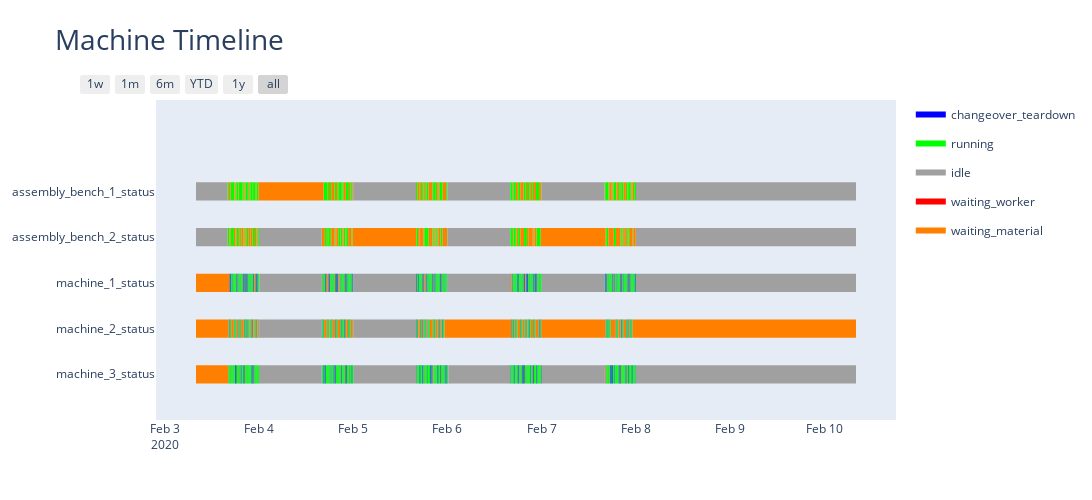

The notebook cell this image was saved under:
### Code cell
output_viewer.plot_machine_timeline(machine_df=machine_df)

### Figure 1 — Plotly figure (JSON) as saved in the notebook; plotly's stock layout.template omitted (floating-point values rounded to 4 significant figures; data arrays with more than 128 entries replaced by an {"elided": "..."} marker saying what was removed)
{"data": [{"fill": "toself", "fillcolor": "rgb(0, 0, 255)", "hoverinfo": "name", "legendgroup": "rgb(0, 0, 255)", "mode": "none", "name": "changeover_teardown", "type": "scatter", "x": {"elided": "4759 str values"}, "y": {"elided": "4759 float values"}}, {"fill": "toself", "fillcolor": "rgb(0, 255, 0)", "hoverinfo": "name", "legendgroup": "rgb(0, 255, 0)", "mode": "none", "name": "running", "type": "scatter", "x": {"elided": "5219 str values"}, "y": {"elided": "5219 float values"}}, {"fill": "toself", "fillcolor": "rgb(160, 160, 160)", "hoverinfo": "name", "legendgroup": "rgb(160, 160, 160)", "mode": "none", "name": "idle", "type": "scatter", "x": {"elided": "144 str values"}, "y": {"elided": "144 float values"}}, {"fill": "toself", "fillcolor": "rgb(255, 0, 0)", "hoverinfo": "name", "legendgroup": "rgb(255, 0, 0)", "mode": "none", "name": "waiting_worker", "type": "scatter", "x": {"elided": "494 str values"}, "y": {"elided": "494 float values"}}, {"fill": "toself", "fillcolor": "rgb(255, 128, 0)", "hoverinfo": "name", "legendgroup": "rgb(255, 128, 0)", "mode": "none", "name": "waiting_material", "type": "scatter", "x": {"elided": "934 str values"}, "y": {"elided": "934 float values"}}, {"legendgroup": "rgb(0, 0, 255)", "marker": {"color": "rgb(0, 0, 255)", "opacity": 0, "size": 1}, "mode": "markers", "name": "", "showlegend": false, "text": {"elided": "1904 null values"}, "type": "scatter", "x": {"elided": "1904 str values"}, "y": {"elided": "1904 int values"}}, {"legendgroup": "rgb(0, 255, 0)", "marker": {"color": "rgb(0, 255, 0)", "opacity": 0, "size": 1}, "mode": "markers", "name": "", "showlegend": false, "text": {"elided": "2088 null values"}, "type": "scatter", "x": {"elided": "2088 str values"}, "y": {"elided": "2088 int values"}}, {"legendgroup": "rgb(160, 160, 160)", "marker": {"color": "rgb(160, 160, 160)", "opacity": 0, "size": 1}, "mode": "markers", "name": "", "showlegend": false, "text": [null, null, null, null, null, null, null, null, null, null, null, null, null, null, null, null, null, null, null, null, null, null, null, null, null, null, null, null, null, null, null, null, null, null, null, null, null, null, null, null, null, null, null, null, null, null, null, null, null, null, null, null, null, null, null, null, null, null], "type": "scatter", "x": ["2020-02-03T08:00:00", "2020-02-03T16:00:00", "2020-02-05T00:00:00", "2020-02-05T16:00:00", "2020-02-06T00:00:00", "2020-02-06T16:00:00", "2020-02-07T00:00:00", "2020-02-07T16:00:00", "2020-02-08T00:00:00", "2020-02-08T16:00:00", "2020-02-08T16:00:00", "2020-02-09T16:00:00", "2020-02-09T16:00:00", "2020-02-10T08:00:00", "2020-02-03T08:00:00", "2020-02-03T16:00:00", "2020-02-04T00:00:00", "2020-02-04T16:00:00", "2020-02-06T00:00:00", "2020-02-06T16:00:00", "2020-02-08T00:00:00", "2020-02-08T16:00:00", "2020-02-08T16:00:00", "2020-02-09T16:00:00", "2020-02-09T16:00:00", "2020-02-10T08:00:00", "2020-02-04T00:06:43.500000", "2020-02-04T16:02:15.360000", "2020-02-05T00:00:00", "2020-02-05T16:00:00", "2020-02-06T00:00:00", "2020-02-06T16:00:00", "2020-02-07T00:01:24.300000", "2020-02-07T16:00:00", "2020-02-08T00:00:00", "2020-02-08T16:00:00", "2020-02-08T16:00:00", "2020-02-09T16:00:00", "2020-02-09T16:00:00", "2020-02-10T08:00:00", "2020-02-04T00:04:26.760000", "2020-02-04T16:00:00", "2020-02-05T00:02:16.440000", "2020-02-05T16:00:00", "2020-02-04T00:00:55.500000", "2020-02-04T16:00:00", "2020-02-05T00:08:33.779999999", "2020-02-05T16:04:03.840000", "2020-02-06T00:14:03.360000", "2020-02-06T16:00:00", "2020-02-07T00:00:00", "2020-02-07T16:00:00", "2020-02-08T00:00:00", "2020-02-08T16:00:00", "2020-02-08T16:00:00", "2020-02-09T16:00:00", "2020-02-09T16:00:00", "2020-02-10T08:00:00"], "y": [4, 4, 4, 4, 4, 4, 4, 4, 4, 4, 4, 4, 4, 4, 3, 3, 3, 3, 3, 3, 3, 3, 3, 3, 3, 3, 2, 2, 2, 2, 2, 2, 2, 2, 2, 2, 2, 2, 2, 2, 1, 1, 1, 1, 0, 0, 0, 0, 0, 0, 0, 0, 0, 0, 0, 0, 0, 0]}, {"legendgroup": "rgb(255, 0, 0)", "marker": {"color": "rgb(255, 0, 0)", "opacity": 0, "size": 1}, "mode": "markers", "name": "", "showlegend": false, "text": {"elided": "198 null values"}, "type": "scatter", "x": {"elided": "198 str values"}, "y": {"elided": "198 int values"}}, {"legendgroup": "rgb(255, 128, 0)", "marker": {"color": "rgb(255, 128, 0)", "opacity": 0, "size": 1}, "mode": "markers", "name": "", "showlegend": false, "text": {"elided": "374 null values"}, "type": "scatter", "x": {"elided": "374 str values"}, "y": {"elided": "374 int values"}}], "layout": {"height": 500, "hovermode": "closest", "showlegend": true, "title": {"font": {"size": 28}, "text": "Machine Timeline"}, "width": 1200, "xaxis": {"autorange": true, "range": ["2020-02-02 21:55:24.8408", "2020-02-10 18:04:35.1592"], "rangeselector": {"buttons": [{"count": 7, "label": "1w", "step": "day", "stepmode": "backward"}, {"count": 1, "label": "1m", "step": "month", "stepmode": "backward"}, {"count": 6, "label": "6m", "step": "month", "stepmode": "backward"}, {"count": 1, "label": "YTD", "step": "year", "stepmode": "todate"}, {"count": 1, "label": "1y", "step": "year", "stepmode": "backward"}, {"step": "all"}]}, "showgrid": false, "type": "date", "zeroline": false}, "yaxis": {"autorange": false, "range": [-1, 6], "showgrid": false, "ticktext": ["machine_3_status", "machine_2_status", "machine_1_status", "assembly_bench_2_status", "assembly_bench_1_status"], "tickvals": [0, 1, 2, 3, 4], "type": "linear", "zeroline": false}}}
